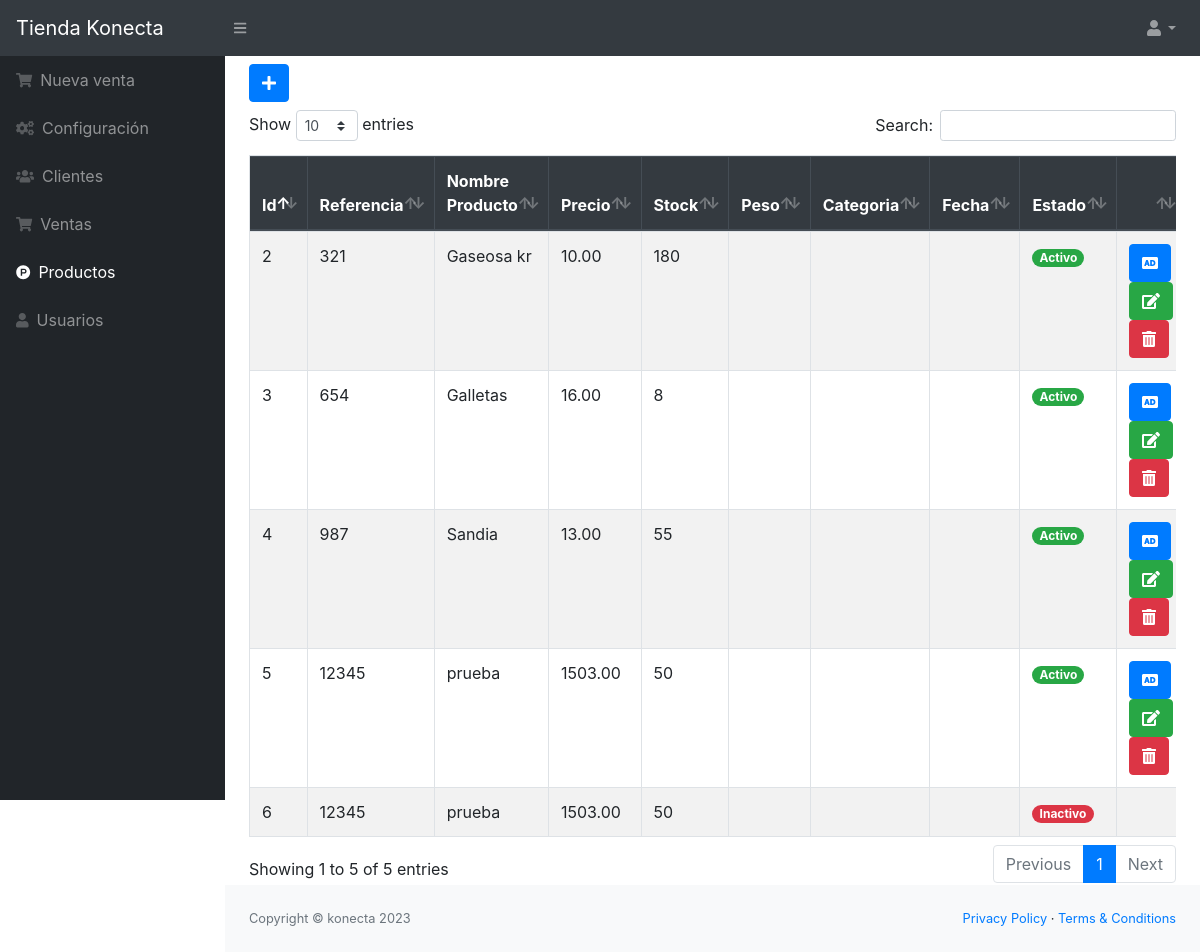
The app's page /src/productos.php (signed in), older data.
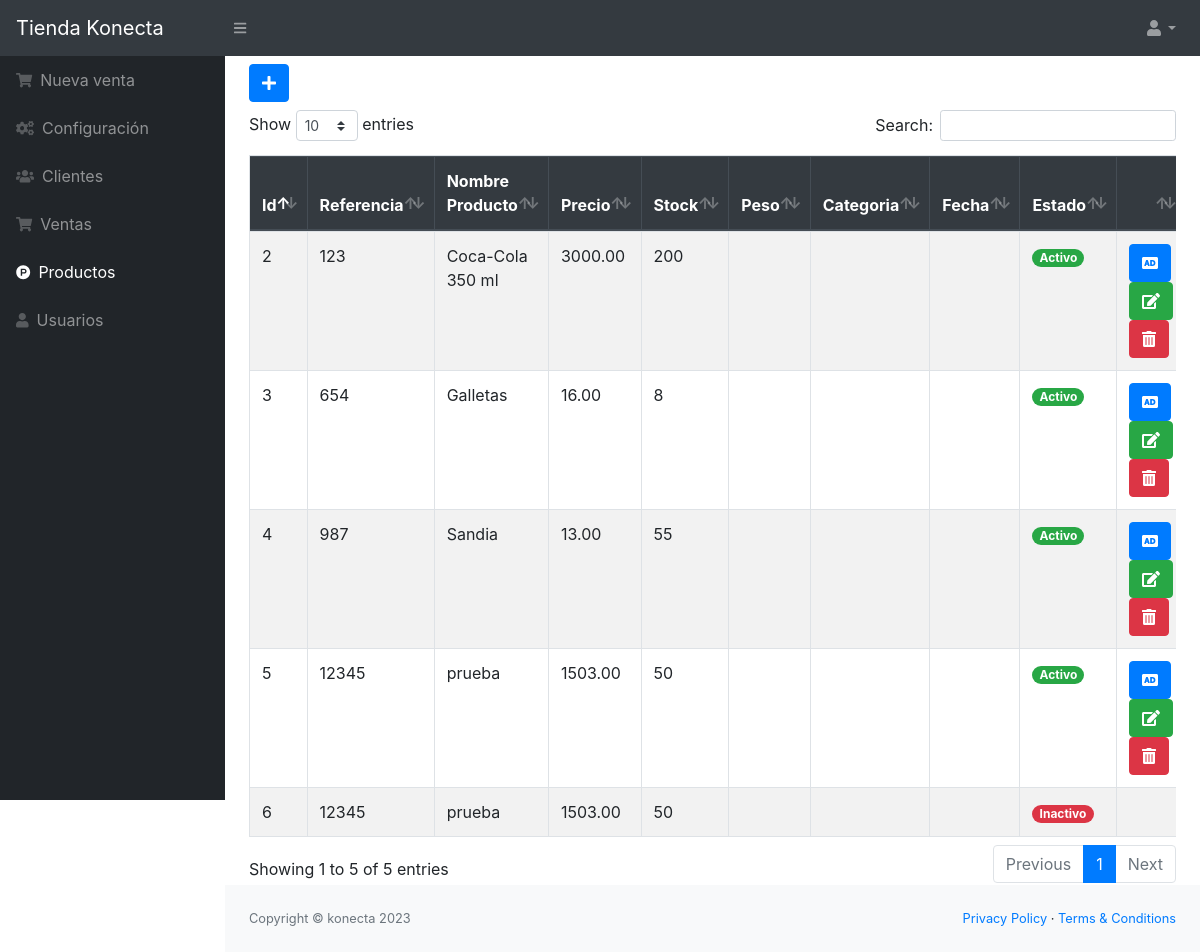
The same page, newer data.
### tables this page shows
CREATE TABLE `producto` (
  `codproducto` int(11) NOT NULL,
  `codigo` varchar(20) NOT NULL,
  `descripcion` varchar(200) NOT NULL,
  `precio` decimal(10,2) NOT NULL,
  `existencia` int(11) NOT NULL,
  `usuario_id` int(11) NOT NULL,
  `estado` int(11) NOT NULL DEFAULT 1
);

### src/productos.php (the view, shortened to what this page needs)
<?php include_once "includes/header.php";
   ?>
<button class="btn btn-primary mb-2" type="button" data-toggle="modal" data-target="#nuevo_producto"><i class="fas fa-plus"></i></button>
<div class="table-responsive">
    <table class="table table-striped table-bordered" id="tbl">
        <thead class="thead-dark">
            <tr>
                <th>Id</th>
                <th>Referencia</th>
                <th>Nombre Producto</th>
                <th>Precio</th>
                <th>Stock</th>
                <th>Peso</th>
                <th>Categoria</th>
                <th>Fecha</th>
                <th>Estado</th>
                <th></th>
            </tr>
        </thead>
        <tbody>
            <?php
               include "../conexion.php";
               $query = mysqli_query($conexion, "SELECT * FROM producto");
               $result = mysqli_num_rows($query);
               if ($result > 0) {
                   while ($data = mysqli_fetch_assoc($query)) {
                       if ($data['estado'] == 1) {
                           $estado = '<span class="badge badge-pill badge-success">Activo</span>';
                       } else {
                           $estado = '<span class="badge badge-pill badge-danger">Inactivo</span>';
                       }
               ?>
                    <tr>
                        <td><?php echo $data['codproducto']; ?></td>
                        <td><?php echo $data['codigo']; ?></td>
                        <td><?php echo $data['descripcion']; ?></td>
                        <td><?php echo $data['precio']; ?></td>
                        <td><?php echo $data['existencia']; ?></td>
                        <td><?php echo $data['peso']; ?></td>
                        <td><?php echo $data['categoria']; ?></td>
                        <td><?php echo $data['fecha']; ?></td>
                        <td><?php echo $estado ?></td>
                        <td>
                            <?php if ($data['estado'] == 1) { ?>
                                <a href="agregar_producto.php?id=<?php echo $data['codproducto']; ?>" class="btn btn-primary"><i class='fas fa-audio-description'></i></a>
                                <a href="editar_producto.php?id=<?php echo $data['codproducto']; ?>" class="btn btn-success"><i class='fas fa-edit'></i></a>
                                <form action="eliminar_producto.php?id=<?php echo $data['codproducto']; ?>" method="post" class="confirmar d-inline">
                                    <button class="btn btn-danger" type="submit"><i class='fas fa-trash-alt'></i> </button>
                                </form>
                            <?php } ?>
                        </td>
                    </tr>
            <?php }
               } ?>
        </tbody>
    </table>
</div>
<?php include_once "includes/footer.php"; ?>

Row changes from the older to the newer data that the page shows:
changed producto id 2: codigo "321" → "123"; descripcion "Gaseosa kr" → "Coca-Cola 350 ml"; precio "10.00" → "3000.00"; existencia "180" → "200"
